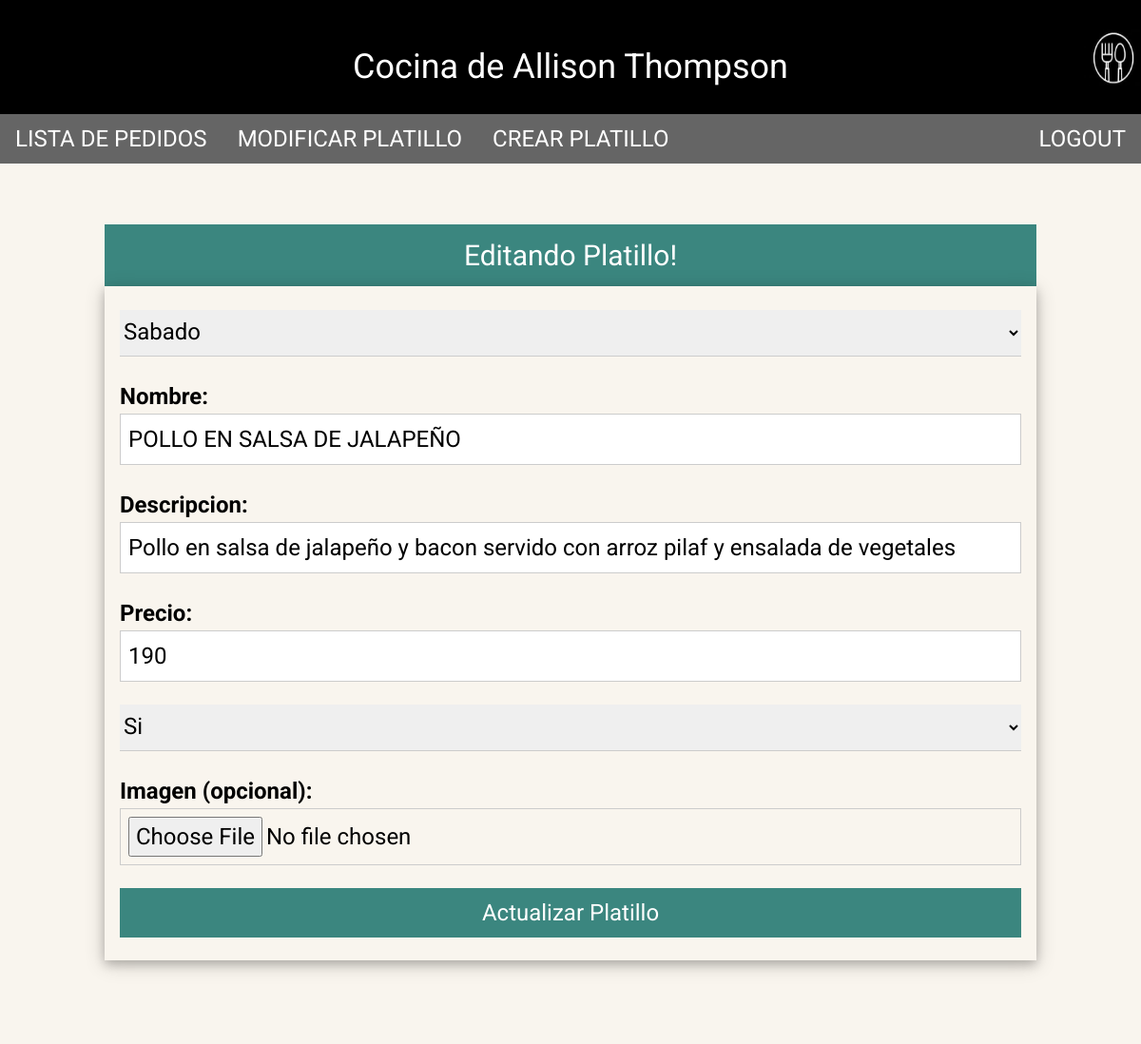
/php/edit_platillo_form.php?id=17 (signed in), run on the app's committed database.
### tables this page shows
CREATE TABLE `platillos` (
  `id` int(11) NOT NULL,
  `day` tinyint(4) NOT NULL,
  `nombre` varchar(64) NOT NULL,
  `descripcion` text NOT NULL,
  `precio` float NOT NULL,
  `imagen_path` varchar(64) NOT NULL,
  `visible` tinyint(4) NOT NULL
);

### php/ConsultaBD.php (called while the page is built, shortened)
<?php
	function consultaBD($consulta) {
		$conexion  = mysqli_connect(cServidor,cUsuario,cClave,cBd);
		$resultado = mysqli_query($conexion,$consulta);
		if($resultado)
			return $resultado;
		else
			return FALSE;
	}
	?>

### php/edit_platillo_form.php (the view, shortened to what this page needs)
<?php
    include('ConsultaBD.php');
    $id = $_GET['id'];
?>
<html lang="es">
<head>
    <link rel="stylesheet" href="../styles/style.css">
    <link rel="stylesheet" href="../styles/general.css">
</head>
<body>
    <header class="w3-display-container w3-black w3-teal w3-responsive" style="height: 120px;">
            <h1 class="w3-display-middle">Cocina de Allison Thompson</h1>
            <img class="w3-display-right" src="img/logo.png" alt="logo" width="60" height="60">
    </header>
    <nav class="w3-bar w3-xlarge w3-black w3-opacity w3-hover-opacity-off w3-top" id="myNavbar">
        <a href="lista_pedidos.php" class="w3-bar-item w3-button w3-mobile">LISTA DE PEDIDOS</a>
        <a href="modificar_platillos.php" class="w3-bar-item w3-button w3-mobile">MODIFICAR PLATILLO</a>
        <a href="crear_platillo.php" class="w3-bar-item w3-button w3-mobile">CREAR PLATILLO</a>
        <a href="logout.php" class="w3-bar-item w3-button w3-mobile w3-right">LOGOUT</a>
    </nav>
    <main>
        <div class="w3-container w3-padding-64 w3-sand w3-grayscale-min w3-xlarge">
        <div class="w3-content">
            <div class="w3-container w3-teal w3-center" >
                <h2>Editando Platillo!</h2>
            </div>
            <form name="crearPlatillo" id="crearPlatillo" class="w3-container w3-card-4" enctype="multipart/form-data" action=<?php echo "\"edit_platillo.php?id=$id;\"" ?> class="form-container" method="post" autocomplete="off">
                <?php
                    $data = mysqli_fetch_array(consultaBD("SELECT * FROM platillos WHERE id = '$id'"));
                    $dia = $data['day'];
                    $nombre = $data['nombre'];
                    $descripcion = $data['descripcion'];
                    $precio = $data['precio'];
                    $visible = $data['visible'];
                ?>
                <p>
                    <select class="w3-select" name="dia" required>
                        <option value="6" <?php if($dia == 6) { echo "selected";} ?>>Sabado</option>
                    </select>
                </p>
                <p>
                    <label for="nombre"> <strong>Nombre:</strong> </label>
                    <input class="w3-input w3-border" type="text" id="nombre" value ='<?php echo $nombre ?>' required name="nombre" >
                </p>
                <p>
                    <label for="descripcion"> <strong>Descripcion:</strong> </label>
                    <input class="w3-input w3-border" type="text" id="descripcion" value ='<?php echo $descripcion ?>' required name="descripcion">
                </p>
                <p>
                    <label for="precio"> <strong>Precio:</strong> </label>
                    <input class="w3-input w3-border" type="number" id="precio" value = '<?php echo     $precio ?>' required name="precio">
                </p>
                <p>
                    <select class="w3-select" name="visible" required>
                        <option value="1"<?php if($visible == 1) { echo "selected";} ?>>Si</option>
                    </select>
                </p>
                <p>
                    <label for="imagen"> <strong>Imagen (opcional):</strong> </label>
                    <input class="w3-input w3-border" type="file" id="imagen" name="imagen">
                </p>
                <p>
                    <button type="submit" class="w3-btn w3-padding w3-teal w3-block">Actualizar Platillo</button>
                </p>
            </form>
        </div>
        </div>
    </main>
</body>
</html>

### styles/style.css (style rules this page uses)
html { box-sizing:border-box }
*,*:before,*:after { box-sizing:inherit }
html { -ms-text-size-adjust:100%; -webkit-text-size-adjust:100% }
body { margin:0 }
article,aside,details,figcaption,figure,footer,header,main,menu,nav,section { display:block }
a { background-color:transparent }
b,strong { font-weight:bolder }
img { border-style:none }
button,input,select,textarea,optgroup { font:inherit;margin:0 }
button,input { overflow:visible }
button,select { text-transform:none }
button,[type=button],[type=reset],[type=submit] { -webkit-appearance:button }
html,body { font-family:Verdana,sans-serif;font-size:15px;line-height:1.5 }
html { overflow-x:hidden }
h1 { font-size:36px }
h2 { font-size:30px }
h1,h2,h3,h4,h5,h6 { font-family:"Segoe UI",Arial,sans-serif;font-weight:400;margin:10px 0 }
img { vertical-align:middle }
a { color:inherit }
.w3-btn,.w3-button { border:none;display:inline-block;padding:8px 16px;vertical-align:middle;overflow:hidden;text-decoration:none;color:inherit;background-color:inherit;text-align:center;cursor:pointer;white-space:nowrap }
.w3-btn,.w3-button { -webkit-touch-callout:none;-webkit-user-select:none;-khtml-user-select:none;-moz-user-select:none;-ms-user-select:none;user-select:none }
.w3-tooltip,.w3-display-container { position:relative }
.w3-input { padding:8px;display:block;border:none;border-bottom:1px solid #ccc;width:100% }
.w3-select { padding:9px 0;width:100%;border:none;border-bottom:1px solid #ccc }
.w3-bar { width:100%;overflow:hidden }
.w3-bar .w3-bar-item { padding:8px 16px;float:left;width:auto;border:none;display:block;outline:0 }
.w3-bar .w3-button { white-space:normal }
.w3-block { display:block;width:100% }
.w3-responsive { display:block;overflow-x:auto }
.w3-container:after,.w3-container:before,.w3-panel:after,.w3-panel:before,.w3-row:after,.w3-row:before,.w3-row-padding:after,.w3-row-padding:before, .w3-cell-row:before,.w3-cell-row:after,.w3-clear:after,.w3-clear:before,.w3-bar:before,.w3-bar:after { content:"";display:table;clear:both }
.w3-content,.w3-auto { margin-left:auto;margin-right:auto }
.w3-content { max-width:980px }
.w3-top,.w3-bottom { position:fixed;width:100%;z-index:1 }
.w3-top { top:0 }
.w3-display-middle { position:absolute;top:50%;left:50%;transform:translate(-50%,-50%);-ms-transform:translate(-50%,-50%) }
.w3-display-right { position:absolute;top:50%;right:0%;transform:translate(0%,-50%);-ms-transform:translate(0%,-50%) }
.w3-container,.w3-panel { padding:0.01em 16px }
.w3-card-4,.w3-hover-shadow:hover { box-shadow:0 4px 10px 0 rgba(0,0,0,0.2),0 4px 20px 0 rgba(0,0,0,0.19) }
.w3-opacity,.w3-hover-opacity:hover { opacity:0.60 }
.w3-greyscale-min,.w3-grayscale-min { filter:grayscale(50%) }
.w3-xlarge { font-size:24px!important }
.w3-center { text-align:center!important }
.w3-border { border:1px solid #ccc!important }
.w3-padding { padding:8px 16px!important }
.w3-padding-64 { padding-top:64px!important;padding-bottom:64px!important }
.w3-right { float:right!important }
.w3-sand,.w3-hover-sand:hover { color:#000!important;background-color:#fdf5e6!important }
.w3-teal,.w3-hover-teal:hover { color:#fff!important;background-color:#009688!important }
.w3-black,.w3-hover-black:hover { color:#fff!important;background-color:#000!important }

### styles/general.css (style rules this page uses)
body, html { height: 100%; }
body,h1,h2,h3,h4,h5,h6 { font-family: 'Roboto', sans-serif; }
#myNavbar { position: -webkit-sticky; position: sticky; }

### data on the page
platillos: dia "Sabado", nombre "POLLO EN SALSA DE JALAPEÑO", descripcion "Pollo en salsa de jalapeño y bacon servido con arroz pilaf y ensalada de vegetales", precio "190", visible "Si"
